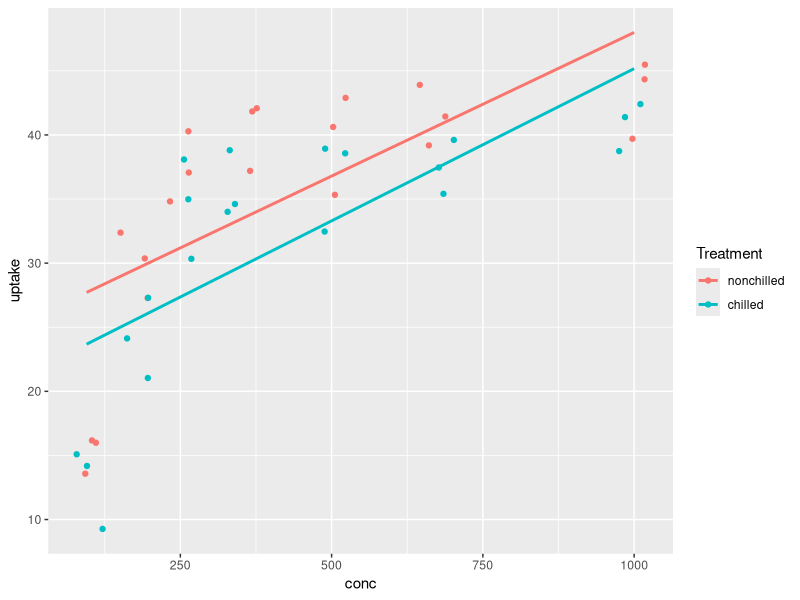
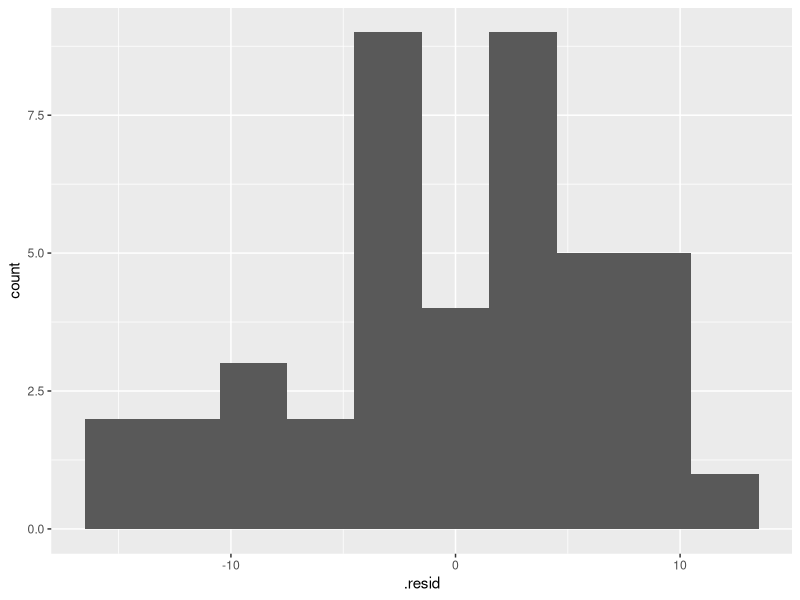
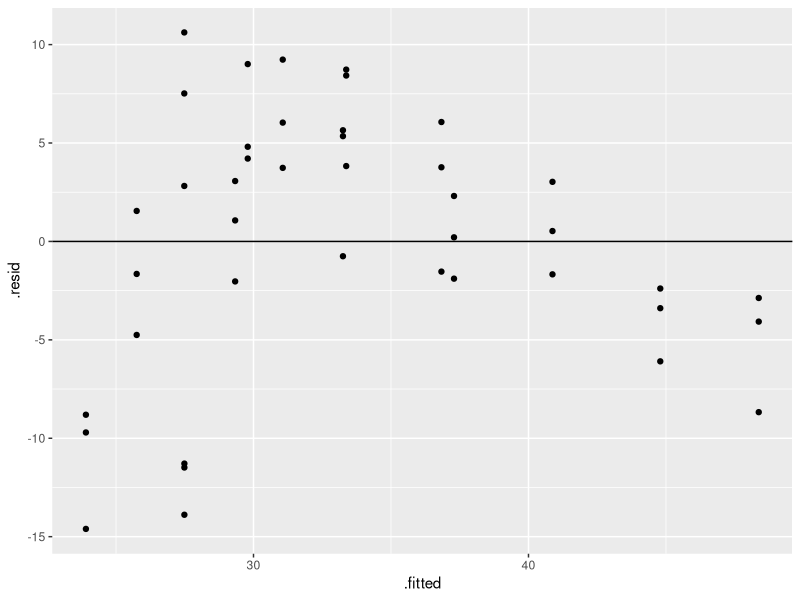

These charts were generated, in order, by the following R code:
## ---- chunk 1
library(tidyverse)
library(lmtest)
## ---- chunk 2
data(CO2)
summary(CO2)
## ---- chunk 3
CO2 <- CO2 %>% 
  filter(Type == 'Quebec')
## ---- chunk 4
lin_reg <- lm(uptake ~ conc + Treatment, data=CO2)
summary(lin_reg)
## ---- chunk 5
ggplot(data = CO2, aes(x = conc, y = uptake, color = Treatment)) +
  geom_jitter() + 
  geom_smooth(method = "lm", formula = y ~ x, se = FALSE)
## ---- chunk 6
ggplot(lin_reg, aes(x = .resid)) +
  geom_histogram(binwidth = 3) 
## ---- chunk 7
shapiro.test(lin_reg$residuals)
## ---- chunk 8
ggplot(lin_reg, aes(x = .fitted, y = .resid)) +
  geom_point() +
  geom_hline(yintercept = 0)
## ---- chunk 9
bptest(lin_reg)
## ---- chunk 10
cor(lin_reg$residuals, lin_reg$fitted.values)
